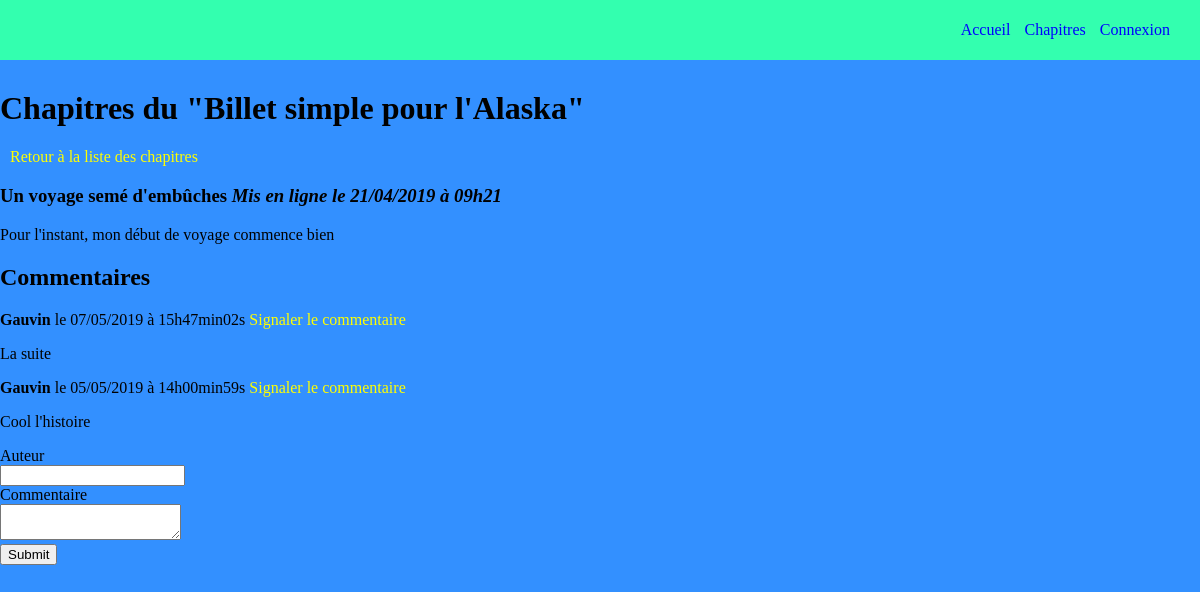
Page /index.php?action=post&id=2 on the committed database.
### tables this page shows
CREATE TABLE IF NOT EXISTS `post` (
  `id` int(11) NOT NULL AUTO_INCREMENT,
  `FK_admin` int(11) NOT NULL,
  `title` varchar(255) NOT NULL,
  `content` text NOT NULL,
  `state` tinyint(1) NOT NULL DEFAULT '1',
  `date_hours` datetime NOT NULL,
  PRIMARY KEY (`id`),
  KEY `FK_admin` (`id`)
);

CREATE TABLE IF NOT EXISTS `comments` (
  `id` int(11) NOT NULL AUTO_INCREMENT,
  `author` varchar(255) NOT NULL,
  `comment` text NOT NULL,
  `report` tinyint(1) NOT NULL DEFAULT '0',
  `date_comment` datetime NOT NULL,
  `FK_post` int(11) NOT NULL,
  PRIMARY KEY (`id`)
);

### controller/Comment_frontend.php (called while the page is built, shortened)
<?php
require_once('model/CommentConnexion.php');
class CommentController
	{
	public function listComment()
	{
		$postManager = new \OpenClassrooms\projetopenclassroom\model\ChapterConnexion();
		$commentManager = new \OpenClassrooms\projetopenclassroom\model\CommentConnexion();
		$post = $postManager->getPost($_GET['id']);
		$comments = $commentManager->getComments($_GET['id']);
		require('view/Chapter.php');
	}
}

### model/ChapterConnexion.php (called while the page is built, shortened)
<?php
class ChapterConnexion extends Connexion
{
	public function getPost($postId)
	{
		$db = $this->dbConnect();
		$req = $db->prepare('SELECT id, title, content, DATE_FORMAT(date_hours, \'%d/%m/%Y à %Hh%i\') AS date_fr FROM post WHERE id = ?');
		$req->execute(array($postId));
		$post = $req->fetch();
		return $post;
	}
}

### model/CommentConnexion.php (called while the page is built, shortened)
<?php
class CommentConnexion extends Connexion
{
	public function getComments($postId)
	{
		$db = $this->dbConnect();
		$comments = $db->prepare('SELECT id, author, comment, DATE_FORMAT(date_comment, \'%d/%m/%Y à %Hh%imin%ss\') AS date_comment_fr FROM comments WHERE FK_post = ? ORDER BY date_comment DESC');
		$comments->execute(array($postId));
		return $comments;
	}
}

### view/Chapter.php (the view, shortened to what this page needs)
<?php require('header.php'); ?>
<h1> Chapitres du "Billet simple pour l'Alaska" </h1>
<p class="prev_page"><a href="index.php"> Retour à la liste des chapitres</a></p>
<div class="chapter">
	<h3>
		<?= htmlspecialchars($post['title']) ?>
		<em> Mis en ligne le <?= $post['date_fr'] ?></em>
	</h3>
	<p>
		<?= nl2br($post['content']) ?>
	</p>
</div>
<div class ="commentaires">
    <h2>Commentaires</h2>
    <?php
    while ($comment = $comments->fetch())
    {
    ?>
        <p><strong><?= htmlspecialchars($comment['author']) ?></strong> le <?= $comment['date_comment_fr'] ?> <a href="index.php?action=signalComment&amp;id=<?= $comment['id'] ?>&amp;post=<?= $_GET['id'] ?>"> Signaler le commentaire</a>
        <p><?= nl2br(htmlspecialchars($comment['comment'])) ?></p>
    <?php
    }
    ?>
    <form action="index.php?action=addComment&amp;id=<?= $post['id'] ?>" method="post">
        <div>
            <label for="author"> Auteur</label><br />
            <input type="text" id="author" name="author" />
        </div>
        <div>
            <label for="comment">Commentaire</label><br />
            <textarea id="comment" name="comment"></textarea>
        </div>
        <div>
            <input type="submit" />
        </div>
    </form>
</div>
<?php require('template.php'); ?>

### public/css/style.css (style rules this page uses)
body { background-color: #3390FF; padding: 0; margin: 0; text-decoration: none; }
a { text-decoration: none; color: yellow; }
.prev_page { margin-left: 10px; }

### rows in the picture
post: title "Un voyage semé d'embûches", content "Pour l'instant, mon début de voyage commence bien"
comments: author "Gauvin", date_comment_fr "07/05/2019 à 15h47min02s", comment "La suite"
comments: author "Gauvin", date_comment_fr "05/05/2019 à 14h00min59s", comment "Cool l'histoire"

### other values in the picture
$post['date_fr'] "21/04/2019 à 09h21"
